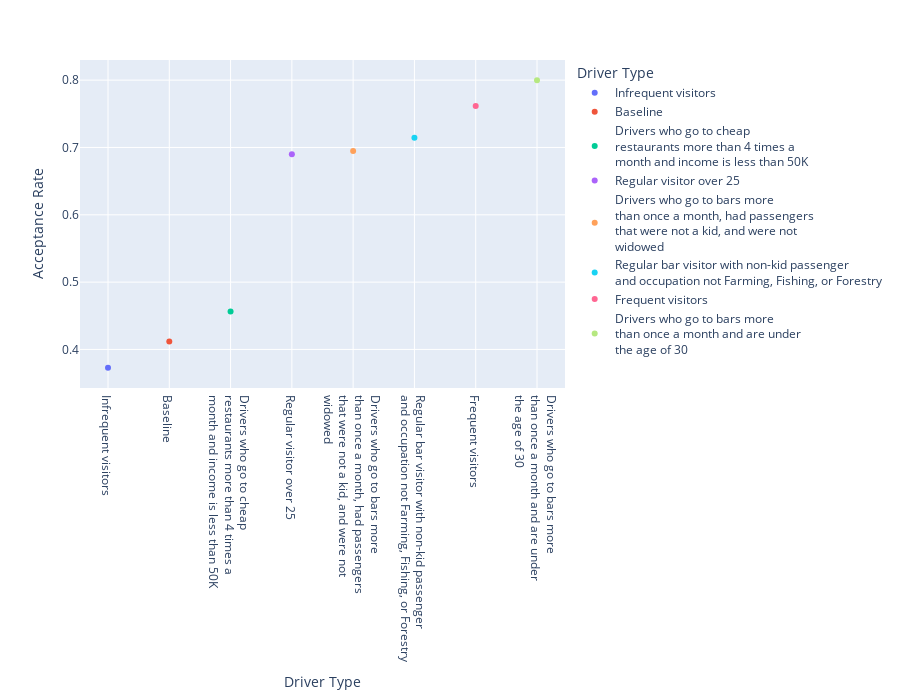

Here is the notebook cell this chart was saved with:
### Code cell
fig = px.scatter(overall_results.sort_values('Acceptance Rate'), x='Driver Type', y='Acceptance Rate', color='Driver Type')
fig.update_layout(
    height=700,
)

### Figure 1 — Plotly figure (JSON) as saved in the notebook; plotly's stock layout.template omitted (floating-point values rounded to 4 significant figures)
{"data": [{"hovertemplate": "Driver Type=%{x}<br>Acceptance Rate=%{y}<extra></extra>", "legendgroup": "Infrequent visitors", "marker": {"color": "#636efa", "symbol": "circle"}, "mode": "markers", "name": "Infrequent visitors", "orientation": "v", "showlegend": true, "type": "scatter", "x": ["Infrequent visitors"], "xaxis": "x", "y": [0.3727], "yaxis": "y"}, {"hovertemplate": "Driver Type=%{x}<br>Acceptance Rate=%{y}<extra></extra>", "legendgroup": "Baseline", "marker": {"color": "#EF553B", "symbol": "circle"}, "mode": "markers", "name": "Baseline", "orientation": "v", "showlegend": true, "type": "scatter", "x": ["Baseline"], "xaxis": "x", "y": [0.4119], "yaxis": "y"}, {"hovertemplate": "Driver Type=%{x}<br>Acceptance Rate=%{y}<extra></extra>", "legendgroup": "Drivers who go to cheap<br>restaurants more than 4 times a<br>month and income is less than 50K", "marker": {"color": "#00cc96", "symbol": "circle"}, "mode": "markers", "name": "Drivers who go to cheap<br>restaurants more than 4 times a<br>month and income is less than 50K", "orientation": "v", "showlegend": true, "type": "scatter", "x": ["Drivers who go to cheap<br>restaurants more than 4 times a<br>month and income is less than 50K"], "xaxis": "x", "y": [0.4565], "yaxis": "y"}, {"hovertemplate": "Driver Type=%{x}<br>Acceptance Rate=%{y}<extra></extra>", "legendgroup": "Regular visitor over 25", "marker": {"color": "#ab63fa", "symbol": "circle"}, "mode": "markers", "name": "Regular visitor over 25", "orientation": "v", "showlegend": true, "type": "scatter", "x": ["Regular visitor over 25"], "xaxis": "x", "y": [0.6898], "yaxis": "y"}, {"hovertemplate": "Driver Type=%{x}<br>Acceptance Rate=%{y}<extra></extra>", "legendgroup": "Drivers who go to bars more<br>than once a month, had passengers<br>that were not a kid, and were not<br>widowed", "marker": {"color": "#FFA15A", "symbol": "circle"}, "mode": "markers", "name": "Drivers who go to bars more<br>than once a month, had passengers<br>that were not a kid, and were not<br>widowed", "orientation": "v", "showlegend": true, "type": "scatter", "x": ["Drivers who go to bars more<br>than once a month, had passengers<br>that were not a kid, and were not<br>widowed"], "xaxis": "x", "y": [0.6949], "yaxis": "y"}, {"hovertemplate": "Driver Type=%{x}<br>Acceptance Rate=%{y}<extra></extra>", "legendgroup": "Regular bar visitor with non-kid passenger<br>and occupation not Farming, Fishing, or Forestry", "marker": {"color": "#19d3f3", "symbol": "circle"}, "mode": "markers", "name": "Regular bar visitor with non-kid passenger<br>and occupation not Farming, Fishing, or Forestry", "orientation": "v", "showlegend": true, "type": "scatter", "x": ["Regular bar visitor with non-kid passenger<br>and occupation not Farming, Fishing, or Forestry"], "xaxis": "x", "y": [0.7143], "yaxis": "y"}, {"hovertemplate": "Driver Type=%{x}<br>Acceptance Rate=%{y}<extra></extra>", "legendgroup": "Frequent visitors", "marker": {"color": "#FF6692", "symbol": "circle"}, "mode": "markers", "name": "Frequent visitors", "orientation": "v", "showlegend": true, "type": "scatter", "x": ["Frequent visitors"], "xaxis": "x", "y": [0.7617], "yaxis": "y"}, {"hovertemplate": "Driver Type=%{x}<br>Acceptance Rate=%{y}<extra></extra>", "legendgroup": "Drivers who go to bars more<br>than once a month and are under<br>the age of 30", "marker": {"color": "#B6E880", "symbol": "circle"}, "mode": "markers", "name": "Drivers who go to bars more<br>than once a month and are under<br>the age of 30", "orientation": "v", "showlegend": true, "type": "scatter", "x": ["Drivers who go to bars more<br>than once a month and are under<br>the age of 30"], "xaxis": "x", "y": [0.8], "yaxis": "y"}], "layout": {"height": 700, "legend": {"title": {"text": "Driver Type"}, "tracegroupgap": 0}, "margin": {"t": 60}, "xaxis": {"anchor": "y", "categoryarray": ["Infrequent visitors", "Baseline", "Drivers who go to cheap<br>restaurants more than 4 times a<br>month and income is less than 50K", "Regular visitor over 25", "Drivers who go to bars more<br>than once a month, had passengers<br>that were not a kid, and were not<br>widowed", "Regular bar visitor with non-kid passenger<br>and occupation not Farming, Fishing, or Forestry", "Frequent visitors", "Drivers who go to bars more<br>than once a month and are under<br>the age of 30"], "categoryorder": "array", "domain": [0, 1], "title": {"text": "Driver Type"}}, "yaxis": {"anchor": "x", "domain": [0, 1], "title": {"text": "Acceptance Rate"}}}}
